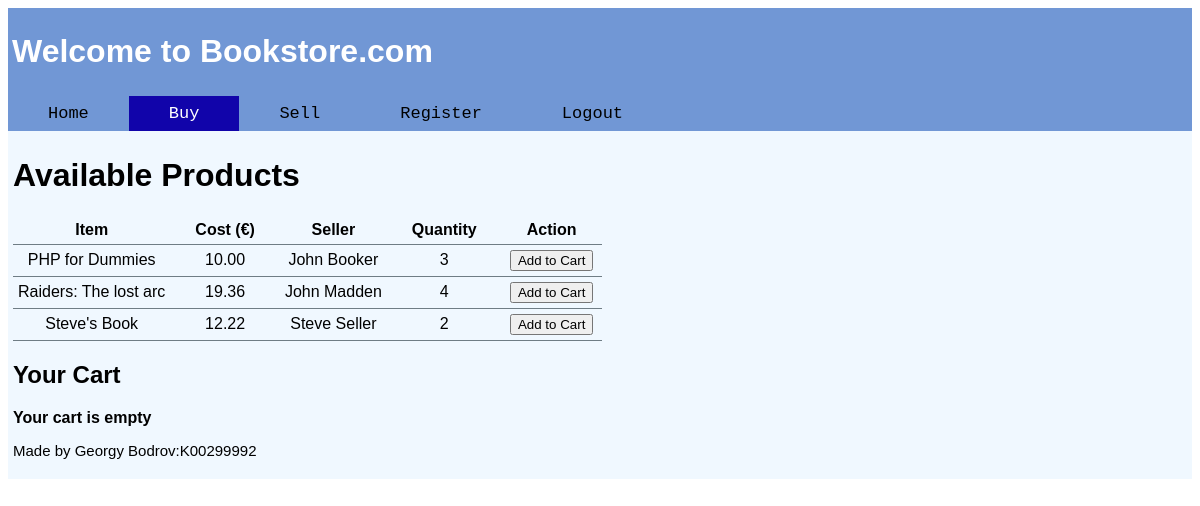
Page /buy.php (signed in) on the committed database.
### tables this page shows
CREATE TABLE `products` (
  `productID` int(11) NOT NULL,
  `itemName` varchar(60) NOT NULL,
  `cost` double(5,2) NOT NULL,
  `quantity` int(11) NOT NULL,
  `sellerID` int(11) NOT NULL
);

### buy.php (the view, shortened to what this page needs)
<!DOCTYPE html>
<html lang="en">
    <head>
        <link rel="stylesheet" href="styles.css" />
    </head>
    <?php
    include ('connection.php');
    ?>
    <body>
    <div class="titlebar">
        <h1>Welcome to Bookstore.com</h1>
    </div>
    <div class="topnav">
    <a href="index.php">Home</a>
    <a class="active" href="buy.php">Buy</a>
    <a href="sell.php">Sell</a>
    <a href="register.php">Register</a>
    <?php if (isset($_SESSION['logged_in'])): ?>
        <a href="logout.php">Logout</a>
    <?php else: ?><a href="login.php">Login</a>
    <?php endif; ?>
    </div>
    <div class="Main">
<h1>Available Products</h1>
<?php
$stock = mysqli_query($db, 'SELECT products.productID, products.itemName, products.cost, products.quantity,
                           CONCAT(sellers.firstname, " ", sellers.lastname) AS sellername
                           FROM sellers, products
                           WHERE sellers.sellerID = products.sellerID');
if ($stock) {
    if (mysqli_num_rows($stock) == 0) {
        echo "<h3>Currently Nobody is Selling :(</h3>";
    } else {
        echo "<table>";
        echo "<tr><th>Item</th><th>Cost (€)</th><th>Seller</th><th>Quantity</th><th>Action</th></tr>";
        while ($row = mysqli_fetch_assoc($stock)) {
            echo "<tr>";
            echo "<td>".htmlspecialchars($row['itemName'])."</td>";
            echo "<td>".number_format($row['cost'], 2)."</td>";
            echo "<td>".htmlspecialchars($row['sellername'])."</td>";
            echo "<td>".number_format($row['quantity'])."</td>";
            echo "<td>";
            if (isset($_SESSION['cart'][$row['productID']])) {
                echo "<span>In Cart</span>";
            } else {
                echo "<form method='post' style='display:inline;'>
                        <input type='hidden' name='product_id' value='".$row['productID']."'>
                        <input type='submit' name='add_to_cart' value='Add to Cart'>
                      </form>";
            }
            echo "</td>";
            echo "</tr>";
        }
        echo "</table>";
          }
           }
                    ?>
                <div class="cart">
                <h2>Your Cart</h2>
                <?php if (!empty($_SESSION['cart'])): ?>
                <table border='1' >
            <tr><th>Item</th><th>Price</th><th>Action</th></tr>
            <?php
            $cart_total = 0;
            foreach ($_SESSION['cart'] as $id => $item):
                $cart_total += $item['price'];
            ?>
                <tr>
                    <td><?= htmlspecialchars($item['name']) ?></td>
                    <td>€<?= number_format($item['price'], 2) ?></td>
                    <td><a href="?remove_from_cart=<?= $id ?>">Remove</a></td>
                </tr>
            <?php endforeach; ?>
            <tr><td><strong>Total:</strong></td><td>€<?= number_format($cart_total, 2) ?></td>
                <td><form action="buyConfirm.php" method="post">
                <button type="submit" name="proceed_to_checkout">Proceed to Checkout</button></form></td></tr>
        </table>
                <?php else: ?>
        <b>Your cart is empty</b>
                <?php endif; ?>
                    </div>
     <p style=font-size:15px>Made by Georgy Bodrov:K00299992</p>
        </div>
    </body>
</html>

### styles.css (style rules this page uses)
.titlebar { background-color: #7197d5; color: #ffffff; font-family: "Copperplate", "Copperplate", sans-serif; padding: 4px; width: 100%; box-sizing: border-box; }
.topnav { background-color: #7197d5; overflow: hidden; }
.topnav a { float: left; color: #000000; text-align: center; padding: 8px 40px; text-decoration: dashed; font-size: 17px; font-family: "Monaco", "Courier New", monospace; }
.topnav a.active { background-color: #1104aa; color: white; }
.Main { background-color: aliceblue; padding:5px; font-family: "Helvetica", "Helvetica", sans-serif; }
table { border-collapse:collapse; }
th,tr { border-bottom: 1px solid #6f7d85; text-align: center; }
tr:nth-child(even) { background-color: #b9e5e5; }
th { padding:5px 25px; }
.regtable tr,td { background-color: aliceblue; padding:5px; text-align: center; }

### rows in the picture
products: itemName "PHP for Dummies", cost "10.00", sellername "John Booker", quantity "3"
products: itemName "Raiders: The lost arc", cost "19.36", sellername "John Madden", quantity "4"
products: itemName "Steve's Book", cost "12.22", sellername "Steve Seller", quantity "2"
